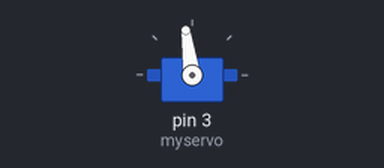
Bench run of a sketch on a simulated Arduino Uno, built with avr-gcc and run on an emulated ATmega328P. Shown: servo.

Above: at 0.05 s.
At 0.75 s:
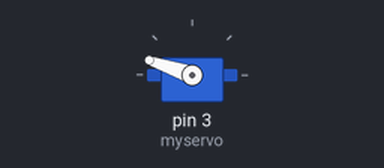
At 1.5 s:
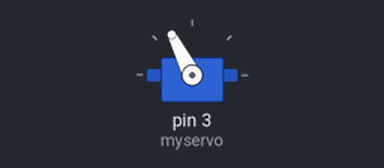
At 3.4 s:
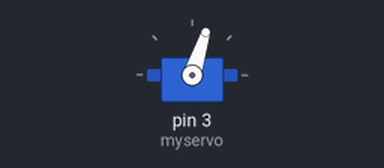
Timing chart, 0 to 8.3 s (numbered marks = the images above):
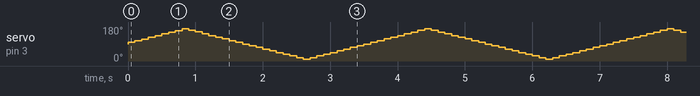

The sketch:

Test_permanent_rotating_servo.ino
```cpp
#include <Servo.h>
Servo myservo;
int increment = 1;
int pos = 90;

void setup() {
  myservo.attach(3);
  myservo.write(pos);
}

void loop() {
  if (millis() % 100 == 0) {
    myservo.write(pos);
    pos = pos + increment;
    if (pos > 170) {
      increment = -increment;
    }
    if (pos < 10) {
      increment = -increment;
    }
  }
}
```
